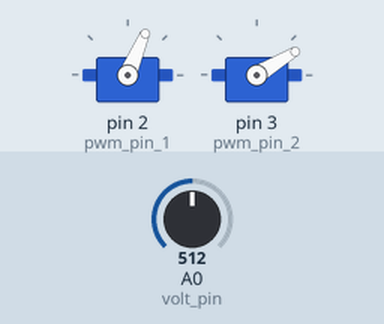
Simulated run of this sketch. Board: Arduino Uno, built with avr-gcc and run on an emulated ATmega328P. Shown: 2 × servo. Inputs (shaded band) come from the test bench; at power-on: A0 (volt_pin) = 512. What the sketch prints to the serial monitor is not drawn.

Above: at 0.1 s.
At 8.2 s:
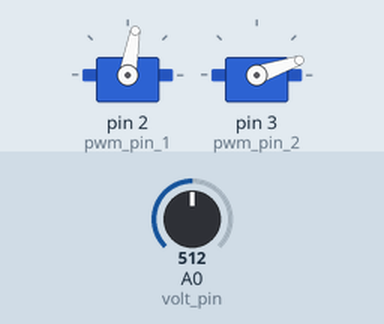
At 17.4 s:
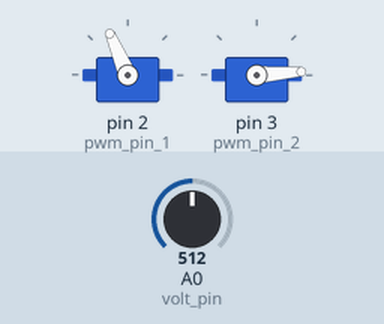
At 34.9 s:
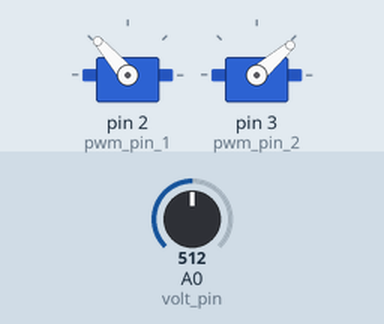
Timing chart, 0 to 36.4 s (numbered marks = the images above):
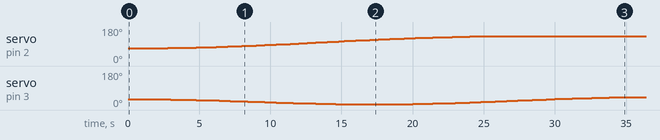

Measured:
- by itself, servo on pin 2 (pwm_pin_1): rises from 67° to 132° in 24.2 s, then falls to 131° in 6.8 s
- by itself, servo on pin 3 (pwm_pin_2): 31° → 30° at 2.0 s, → 29° 1.0 s later, → 28° 0.80 s later, → 27° 0.60 s later, … (64 changes in this stretch)

The sketch:

lab_3_hardcoded_straight_line.ino
```cpp
#include <Servo.h>
#define pwm_pin_1 2
#define pwm_pin_2 3
#define volt_pin A0

Servo servo_test_1;
Servo servo_test_2;

//int stop_pos = 170;
unsigned int prevUpdateMillis = 0; // initialize sample counter
unsigned int prevRotateMillis = 0; // initialize rotation counter
unsigned int update_time = 200;
unsigned int wait_time = 2000;
const int updates = 180;
int voltages[updates];
const int positions_1[updates] =
{67, 67, 67, 67, 67, 67, 67, 67, 68, 68, 68, 68, 68, 69, 69, 69, 69, 70, 70, 70, 71, 71, 71, 72, 72, 72, 73, 73, 74, 74, 75, 75, 76, 76, 77, 77, 78, 78, 79, 80, 80, 81, 82, 82, 83, 83, 84, 85,
86, 86, 87, 88, 89, 89, 90, 90, 91, 91, 92, 93, 94, 95, 96, 96, 97, 98, 99, 100, 100, 101, 102, 103, 103, 104, 105, 106, 106, 107, 108, 109, 109, 110, 111, 111, 112, 113, 113, 114, 115, 115, 116, 117, 117, 118, 118, 119, 120, 120, 121, 121, 122, 122, 123, 123, 124, 124, 125, 125, 126, 126, 126, 127, 127, 128, 128, 128, 129, 129, 129, 130, 130, 130, 130, 131, 131, 131, 131, 131, 131,
132, 132, 132, 132, 132, 132, 132, 132, 132, 132, 132, 132, 132, 132, 132, 132, 132, 132, 132, 132, 132, 132, 132, 132, 132, 132, 132, 132, 132, 132, 132, 132, 132, 132, 131, 131, 131, 131, 131, 131, 131, 131, 131, 131, 131, 131, 131, 131, 131, 131, 131};
int start_pos_1 = positions_1[0];
const int positions_2[updates] =
{31, 31, 31, 31, 31, 31, 31, 31, 31, 30, 30, 30, 30, 30, 29, 29, 29, 29, 28, 28, 28, 27, 27, 26, 26, 26, 25, 25, 24, 24, 24, 23, 23, 22, 22, 21, 21, 20, 20, 19, 19, 18, 18, 17, 17, 16, 16, 15,
15, 14, 14, 13, 13, 12, 12, 11, 11, 10, 10, 10, 9, 9, 8, 8, 8, 7, 7, 7, 6, 6, 6, 6, 5, 5, 5, 5, 5, 4, 4, 4, 4, 4, 4, 4, 4, 4, 4, 4, 4, 4, 4, 4, 4, 4, 5, 5, 5, 5, 5, 6, 6, 6, 6, 7, 7, 7, 8, 8, 8, 9, 9, 10, 10, 10, 11, 11, 12, 12, 13, 14, 14, 15, 15, 16, 17, 17, 18, 18, 19, 20, 20, 21, 22, 22, 23, 23, 24, 25, 25, 26, 26, 27, 28, 28, 29, 29, 30, 31, 31, 32, 32, 33, 33, 34, 34, 35, 35, 36, 36, 37, 37, 37, 38, 38, 38, 39, 39, 39, 40, 40, 40, 40, 40, 41, 41, 41, 41, 41, 41, 41};
int start_pos_2 = positions_2[0];

//unsigned int times[updates];
//int update_nums[updates];
int update_counter = 0;
bool read_enable = true;
bool rotate_init = true;
bool rotate_wait = false;
bool print_enable = false;


void setup() {
   servo_test_1.attach(pwm_pin_1, 500, 2500);
   servo_test_2.attach(pwm_pin_2, 500, 2500);
   Serial.begin(9600);
}


void loop() {

    unsigned int currUpdateMillis = millis();
    unsigned int currRotateMillis = millis();

   if (rotate_init)
   {
     servo_test_1.write(start_pos_1);
     servo_test_2.write(start_pos_2);
     rotate_init = false;
     rotate_wait = true;
   }
   if ((rotate_wait) && (currRotateMillis - prevRotateMillis >= wait_time))
   {
     read_enable = true;
     rotate_wait = false;
   }
   if ((read_enable) && (currUpdateMillis - prevUpdateMillis >= update_time))
   {
     //times[update_counter] = millis();
     //update_nums[update_counter] = update_counter;
     voltages[update_counter] = analogRead(volt_pin);
     servo_test_1.write(positions_1[update_counter]);
     servo_test_2.write(positions_2[update_counter]);
     update_counter++;
     prevUpdateMillis = millis();
     if (update_counter >= updates)
     {
       read_enable = false;
       print_enable = true;
     }
   }
   if (print_enable)
   {
       Serial.println("[");
       for (int i = 0; i < updates; i++)
       {
           //Serial.print(update_nums[i]);
           //Serial.print(",");
           //Serial.print(times[i]);
           //Serial.print(",");
           //Serial.print(positions[i]);
           //Serial.print(",");
           Serial.print(voltages[i]);
           Serial.print(", ");
       }
       Serial.println("]");
       print_enable = false;
   }
}
```
